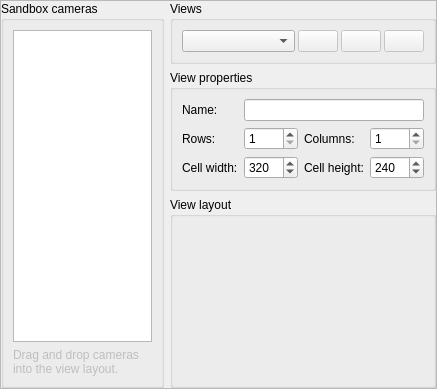
<?xml version="1.0" encoding="UTF-8"?>
<ui version="4.0">
 <class>ConfigureCamerasViewPage</class>
 <widget class="QFrame" name="ConfigureCamerasViewPage">
  <property name="geometry">
   <rect>
    <x>0</x>
    <y>0</y>
    <width>437</width>
    <height>359</height>
   </rect>
  </property>
  <property name="windowTitle">
   <string>Views</string>
  </property>
  <property name="frameShape">
   <enum>QFrame::StyledPanel</enum>
  </property>
  <property name="frameShadow">
   <enum>QFrame::Raised</enum>
  </property>
  <layout class="QHBoxLayout" name="horizontalLayout">
   <property name="leftMargin">
    <number>0</number>
   </property>
   <property name="topMargin">
    <number>0</number>
   </property>
   <property name="rightMargin">
    <number>0</number>
   </property>
   <property name="bottomMargin">
    <number>0</number>
   </property>
   <item>
    <widget class="QGroupBox" name="groupBox">
     <property name="title">
      <string>Sandbox cameras</string>
     </property>
     <layout class="QVBoxLayout" name="verticalLayout_2">
      <item>
       <widget class="DraggableListWidget" name="availableCameraList"/>
      </item>
      <item>
       <widget class="QLabel" name="label_5">
        <property name="enabled">
         <bool>false</bool>
        </property>
        <property name="text">
         <string>Drag and drop cameras into the view layout.</string>
        </property>
        <property name="wordWrap">
         <bool>true</bool>
        </property>
       </widget>
      </item>
     </layout>
    </widget>
   </item>
   <item>
    <widget class="QWidget" name="widget" native="true">
     <layout class="QVBoxLayout" name="verticalLayout">
      <property name="leftMargin">
       <number>0</number>
      </property>
      <property name="topMargin">
       <number>0</number>
      </property>
      <property name="rightMargin">
       <number>0</number>
      </property>
      <property name="bottomMargin">
       <number>0</number>
      </property>
      <item>
       <widget class="QGroupBox" name="groupBox_4">
        <property name="title">
         <string>Views</string>
        </property>
        <layout class="QHBoxLayout" name="horizontalLayout_2">
         <property name="spacing">
          <number>3</number>
         </property>
         <item>
          <widget class="QComboBox" name="viewsComboBox">
           <property name="sizePolicy">
            <sizepolicy hsizetype="Expanding" vsizetype="Fixed">
             <horstretch>0</horstretch>
             <verstretch>0</verstretch>
            </sizepolicy>
           </property>
           <property name="insertPolicy">
            <enum>QComboBox::InsertAtBottom</enum>
           </property>
          </widget>
         </item>
         <item>
          <widget class="QPushButton" name="addViewButton">
           <property name="enabled">
            <bool>false</bool>
           </property>
           <property name="toolTip">
            <string>Add new cameras view</string>
           </property>
           <property name="text">
            <string/>
           </property>
           <property name="icon">
            <iconset resource="resources.qrc">
             <normaloff>:/images/icons/new_indow.png</normaloff>:/images/icons/new_indow.png</iconset>
           </property>
          </widget>
         </item>
         <item>
          <widget class="QPushButton" name="deleteViewButton">
           <property name="enabled">
            <bool>false</bool>
           </property>
           <property name="toolTip">
            <string>Delete the selected  view</string>
           </property>
           <property name="text">
            <string/>
           </property>
           <property name="icon">
            <iconset resource="resources.qrc">
             <normaloff>:/images/icons/delete.png</normaloff>:/images/icons/delete.png</iconset>
           </property>
          </widget>
         </item>
         <item>
          <widget class="QPushButton" name="setDefaultViewButton">
           <property name="enabled">
            <bool>false</bool>
           </property>
           <property name="toolTip">
            <string>Set the selected view as default</string>
           </property>
           <property name="text">
            <string/>
           </property>
           <property name="icon">
            <iconset resource="resources.qrc">
             <normaloff>:/images/icons/ok.png</normaloff>:/images/icons/ok.png</iconset>
           </property>
          </widget>
         </item>
        </layout>
       </widget>
      </item>
      <item>
       <widget class="QGroupBox" name="groupBox_2">
        <property name="title">
         <string>View properties</string>
        </property>
        <layout class="QGridLayout" name="gridLayout">
         <item row="2" column="0">
          <widget class="QLabel" name="label_3">
           <property name="text">
            <string>Cell width:</string>
           </property>
          </widget>
         </item>
         <item row="1" column="0">
          <widget class="QLabel" name="label">
           <property name="text">
            <string>Rows:</string>
           </property>
          </widget>
         </item>
         <item row="2" column="1">
          <widget class="QSpinBox" name="cellWidthSpinBox">
           <property name="minimum">
            <number>160</number>
           </property>
           <property name="maximum">
            <number>2400</number>
           </property>
           <property name="value">
            <number>320</number>
           </property>
          </widget>
         </item>
         <item row="2" column="2">
          <widget class="QLabel" name="label_4">
           <property name="text">
            <string>Cell height:</string>
           </property>
          </widget>
         </item>
         <item row="2" column="3">
          <widget class="QSpinBox" name="cellHeightSpinBox">
           <property name="minimum">
            <number>120</number>
           </property>
           <property name="maximum">
            <number>1800</number>
           </property>
           <property name="value">
            <number>240</number>
           </property>
          </widget>
         </item>
         <item row="1" column="1">
          <widget class="QSpinBox" name="rowSpinBox">
           <property name="minimum">
            <number>1</number>
           </property>
           <property name="maximum">
            <number>4</number>
           </property>
          </widget>
         </item>
         <item row="1" column="3">
          <widget class="QSpinBox" name="columnsSpinBox">
           <property name="minimum">
            <number>1</number>
           </property>
           <property name="maximum">
            <number>4</number>
           </property>
          </widget>
         </item>
         <item row="1" column="2">
          <widget class="QLabel" name="label_2">
           <property name="text">
            <string>Columns:</string>
           </property>
          </widget>
         </item>
         <item row="0" column="0">
          <widget class="QLabel" name="label_6">
           <property name="text">
            <string>Name:</string>
           </property>
          </widget>
         </item>
         <item row="0" column="1" colspan="3">
          <widget class="QLineEdit" name="viewNameEdit"/>
         </item>
        </layout>
       </widget>
      </item>
      <item>
       <widget class="QGroupBox" name="groupBox_3">
        <property name="sizePolicy">
         <sizepolicy hsizetype="Preferred" vsizetype="Preferred">
          <horstretch>0</horstretch>
          <verstretch>0</verstretch>
         </sizepolicy>
        </property>
        <property name="title">
         <string>View layout</string>
        </property>
        <layout class="QVBoxLayout" name="verticalLayout_3">
         <item>
          <widget class="GridWidget" name="gridWidget" native="true">
           <property name="sizePolicy">
            <sizepolicy hsizetype="Expanding" vsizetype="Expanding">
             <horstretch>0</horstretch>
             <verstretch>0</verstretch>
            </sizepolicy>
           </property>
           <property name="minimumSize">
            <size>
             <width>200</width>
             <height>150</height>
            </size>
           </property>
           <property name="font">
            <font>
             <pointsize>25</pointsize>
             <weight>75</weight>
             <bold>true</bold>
            </font>
           </property>
           <property name="acceptDrops">
            <bool>true</bool>
           </property>
          </widget>
         </item>
        </layout>
       </widget>
      </item>
     </layout>
    </widget>
   </item>
  </layout>
 </widget>
 <customwidgets>
  <customwidget>
   <class>GridWidget</class>
   <extends>QWidget</extends>
   <header>GridWidget.hpp</header>
   <container>1</container>
  </customwidget>
  <customwidget>
   <class>DraggableListWidget</class>
   <extends>QListWidget</extends>
   <header location="global">DraggableListWidget.hpp</header>
  </customwidget>
 </customwidgets>
 <tabstops>
  <tabstop>availableCameraList</tabstop>
  <tabstop>viewsComboBox</tabstop>
  <tabstop>addViewButton</tabstop>
  <tabstop>deleteViewButton</tabstop>
  <tabstop>setDefaultViewButton</tabstop>
  <tabstop>viewNameEdit</tabstop>
  <tabstop>rowSpinBox</tabstop>
  <tabstop>columnsSpinBox</tabstop>
  <tabstop>cellWidthSpinBox</tabstop>
  <tabstop>cellHeightSpinBox</tabstop>
 </tabstops>
 <resources>
  <include location="resources.qrc"/>
 </resources>
 <connections/>
</ui>
